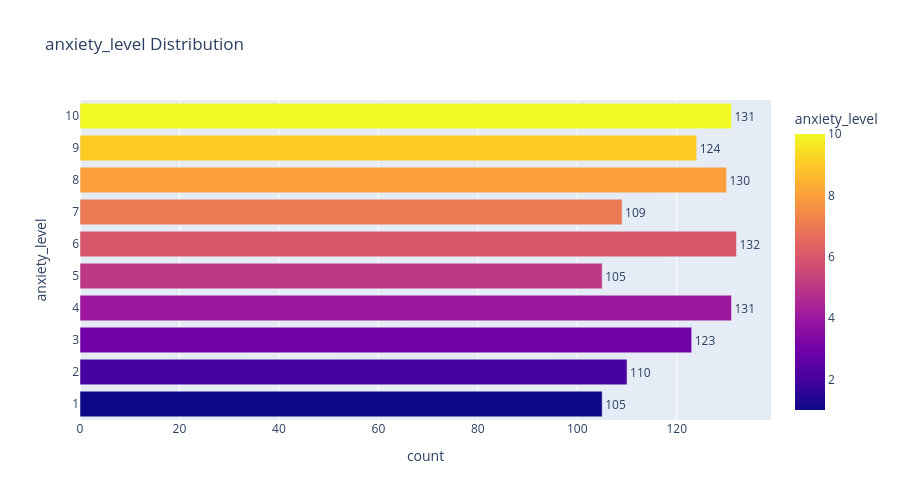

Source (notebook cell):
### Code cell
anxiety_counts = df['anxiety_level'].value_counts().reset_index()

fig = px.bar(anxiety_counts, x='count', y='anxiety_level', text='count', color='anxiety_level',orientation='h', title='anxiety_level Distribution')
fig.update_traces(textposition='outside')
fig.update_layout(xaxis_title='count', yaxis_title='anxiety_level', showlegend=False, height=500, yaxis=dict(tickmode='linear', tick0=1, dtick=1))
fig.show()

### Figure 1 — Plotly figure (JSON) as saved in the notebook; plotly's stock layout.template omitted (floating-point values rounded to 4 significant figures)
{"data": [{"hovertemplate": "count=%{text}<br>anxiety_level=%{marker.color}<extra></extra>", "legendgroup": "", "marker": {"color": [6, 4, 10, 8, 9, 3, 2, 7, 1, 5], "coloraxis": "coloraxis", "pattern": {"shape": ""}}, "name": "", "orientation": "h", "showlegend": false, "text": [132.0, 131.0, 131.0, 130.0, 124.0, 123.0, 110.0, 109.0, 105.0, 105.0], "textposition": "outside", "type": "bar", "x": [132, 131, 131, 130, 124, 123, 110, 109, 105, 105], "xaxis": "x", "y": [6, 4, 10, 8, 9, 3, 2, 7, 1, 5], "yaxis": "y"}], "layout": {"barmode": "relative", "coloraxis": {"colorbar": {"title": {"text": "anxiety_level"}}, "colorscale": [[0, "#0d0887"], [0.1111, "#46039f"], [0.2222, "#7201a8"], [0.3333, "#9c179e"], [0.4444, "#bd3786"], [0.5556, "#d8576b"], [0.6667, "#ed7953"], [0.7778, "#fb9f3a"], [0.8889, "#fdca26"], [1, "#f0f921"]]}, "height": 500, "legend": {"tracegroupgap": 0}, "showlegend": false, "title": {"text": "anxiety_level Distribution"}, "xaxis": {"anchor": "y", "domain": [0, 1], "title": {"text": "count"}}, "yaxis": {"anchor": "x", "domain": [0, 1], "dtick": 1, "tick0": 1, "tickmode": "linear", "title": {"text": "anxiety_level"}}}}
